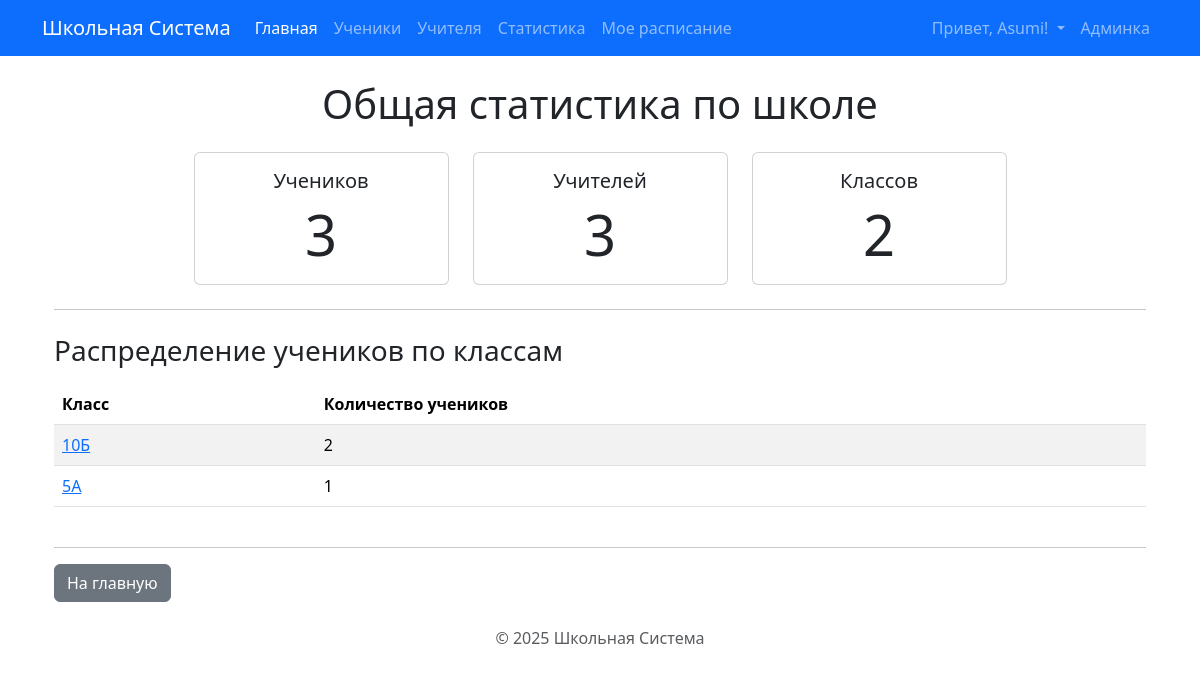
The page /statistics/ (signed in) on the database as committed earlier.
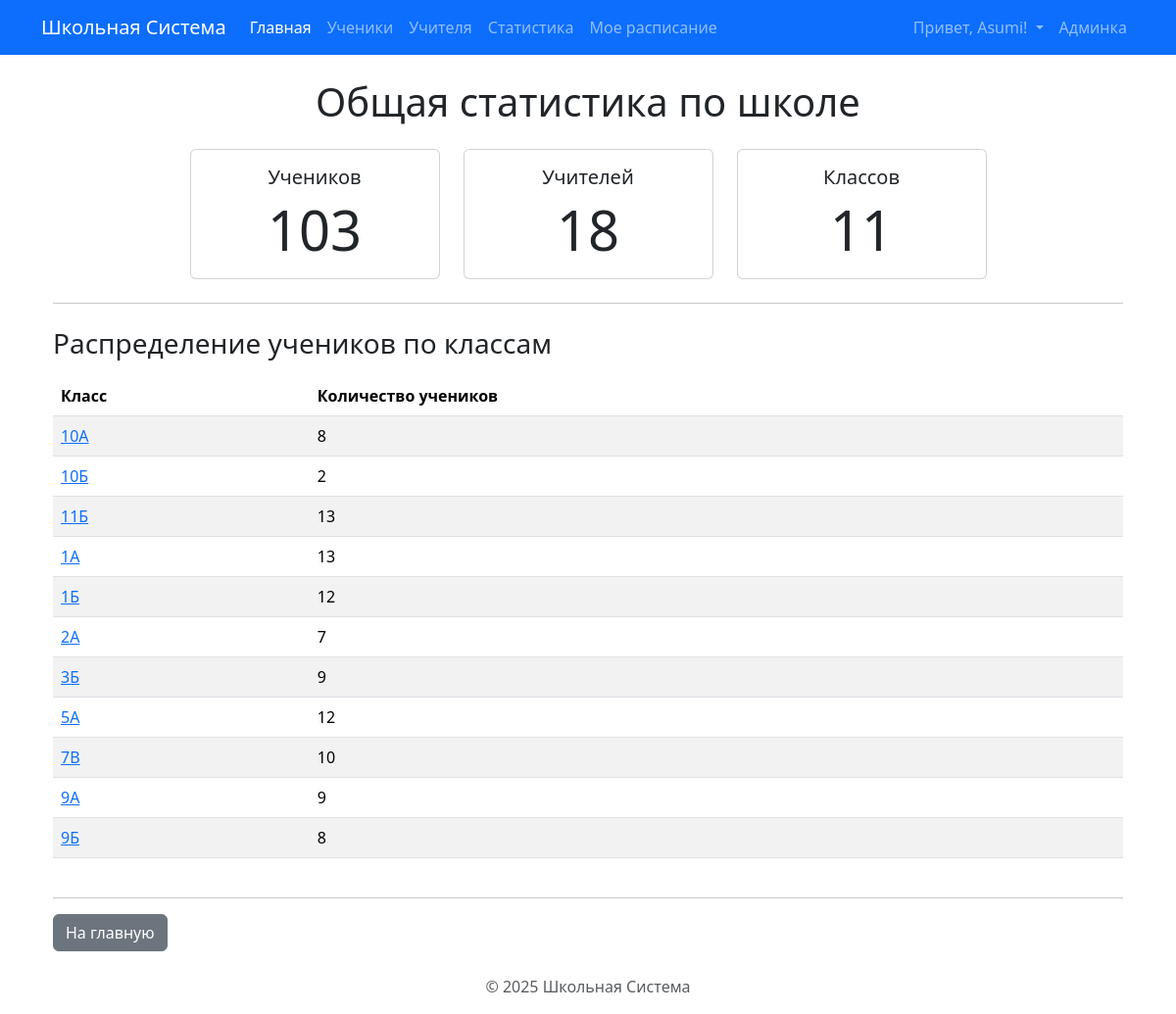
The same page on the database as committed later.
### core/models.py (models this page shows, shortened)
class Class(models.Model):
    name = models.CharField(max_length=10, unique=True, verbose_name="Название класса (н-р, 9А)")
    class_teacher = models.ForeignKey(
        Teacher,
        on_delete=models.SET_NULL, # Если учителя удалят, поле станет NULL
        null=True,
        blank=True,
        related_name='managed_classes',
        verbose_name="Классный руководитель"
    )
    class Meta:
        verbose_name = "Класс"
        verbose_name_plural = "Классы"
        ordering = ['name']

### core/views.py (the view)
# urls.py: path('statistics/', views.school_statistics, name='school_statistics'),
@login_required
@user_passes_test(is_staff_or_teacher) # Доступ только для персонала и учителей
def school_statistics(request):
    total_students = Student.objects.count()
    total_teachers = Teacher.objects.count()
    total_classes = Class.objects.count()
    students_per_class = Class.objects.annotate(
        student_count=Count('students')
    ).order_by('name') # Сортируем по имени класса
    context = {
        'total_students': total_students,
        'total_teachers': total_teachers,
        'total_classes': total_classes,
        'students_per_class': students_per_class,
        'page_title': 'Общая статистика по школе',
    }
    return render(request, 'core/school_statistics.html', context)

### core/templatetags/schedule_tags.py (called while the page is built)
@register.filter(name='in_group') # <<< Регистрируем новый фильтр
def in_group(user, group_name):
    if not user.is_authenticated:
        return False
    try:
        group = Group.objects.get(name=group_name)
        return group in user.groups.all()
    except Group.DoesNotExist:
        return False

### core/views.py (called while the page is built)
def is_staff_or_teacher(user):
    return user.is_authenticated and (user.is_staff or user.groups.filter(name='Teachers').exists())

### templates/core/school_statistics.html (shortened to what this page needs)
{% extends "base.html" %}
{% block content %}
  <div class="container mt-4 mb-4">
    <h1 class="text-center mb-4">{{ page_title }}</h1>
    <div class="row justify-content-center mb-4 text-center">
      <div class="col-md-3">
        <div class="card">
          <div class="card-body">
            <h5 class="card-title">Учеников</h5>
            <p class="card-text display-4">{{ total_students }}</p>
          </div>
        </div>
      </div>
      <div class="col-md-3">
        <div class="card">
          <div class="card-body">
            <h5 class="card-title">Учителей</h5>
            <p class="card-text display-4">{{ total_teachers }}</p>
          </div>
        </div>
      </div>
      <div class="col-md-3">
        <div class="card">
          <div class="card-body">
            <h5 class="card-title">Классов</h5>
            <p class="card-text display-4">{{ total_classes }}</p>
          </div>
        </div>
      </div>
    </div>
    <hr>
    <h3 class="mt-4 mb-3">Распределение учеников по классам</h3>
    {% if students_per_class %}
      <div class="table-responsive">
        <table class="table table-striped table-hover">
          <thead>
            <tr>
              <th scope="col">Класс</th>
              <th scope="col">Количество учеников</th>
            </tr>
          </thead>
          <tbody>
            {% for class_stat in students_per_class %}
              <tr>
                <td>
                    <a href="{% url 'core:class_list_report' class_id=class_stat.pk %}">{{ class_stat.name }}</a>
                </td>
                <td>{{ class_stat.student_count }}</td>
              </tr>
            {% endfor %}
          </tbody>
        </table>
      </div>
    {% else %}
        <div class="alert alert-info" role="alert">
            Нет данных по распределению учеников (классы отсутствуют).
        </div>
    {% endif %}
    <hr class="mt-4">
    <div class="mt-3 mb-3">
       <a href="{% url 'core:index' %}" class="btn btn-secondary">На главную</a>
    </div>
  </div>
{% endblock %}

### templates/base.html (shortened to what this page needs)
{% load static %}
{% load schedule_tags %}
<!doctype html>
<html lang="ru">
<head>
  <link href="https://cdn.jsdelivr.net/npm/bootstrap@5.3.3/dist/css/bootstrap.min.css" rel="stylesheet">
</head>
<body>
  <nav class="navbar navbar-expand-lg navbar-dark bg-primary mb-4">
    <div class="container">
      <a class="navbar-brand" href="{% url 'core:index' %}">Школьная Система</a>
      <div class="collapse navbar-collapse" id="navbarNav">
        <ul class="navbar-nav me-auto mb-2 mb-lg-0">
        <li class="nav-item">
          <a class="nav-link active" aria-current="page" href="{% url 'core:index' %}">Главная</a>
        </li>
        {% if user.is_staff or user|in_group:'Teachers' %}
          <li class="nav-item">
             <a class="nav-link" href="{% url 'core:student_list' %}">Ученики</a>
          </li>
          <li class="nav-item">
             <a class="nav-link" href="{% url 'core:teacher_list' %}">Учителя</a>
          </li>
          <li class="nav-item">
             <a class="nav-link" href="{% url 'core:school_statistics' %}">Статистика</a>
          </li>
        {% endif %}
        {% if user.is_authenticated %}
        <li class="nav-item">
          <a class="nav-link" href="{% url 'core:my_schedule' %}">Мое расписание</a>
        </li>
        {% endif %}
      </ul>
        <ul class="navbar-nav ms-auto">
            {% if user.is_authenticated %}
                <li class="nav-item dropdown">
                  <a class="nav-link dropdown-toggle" href="#" id="navbarDropdownUser" role="button" data-bs-toggle="dropdown" aria-expanded="false">
                    Привет, {{ user.username }}!
                  </a>
                </li>
                 {% if user.is_staff %}
                 <li class="nav-item">
                     <a class="nav-link" href="/admin/">Админка</a>
                 </li>
                 {% endif %}
            {% endif %}
        </ul>
      </div>
    </div>
  </nav>
  <div class="container">
    {% block content %}
    {% endblock %}
  </div>
  <footer class="mt-4 text-center text-muted">
    <p>&copy; {% now "Y" %} Школьная Система</p>
  </footer>
</body>
</html>

Rows that differ between the two databases and show on the page:
added Class: name "10А", student_count "8"
added Class: name "11Б", student_count "13"
added Class: name "1А", student_count "13"
added Class: name "1Б", student_count "12"
added Class: name "2А", student_count "7"
added Class: name "3Б", student_count "9"
computed for Class (number 8 of 11 on the later page): student_count "1" → "12"
added Class: name "7В", student_count "10"
added Class: name "9А", student_count "9"
added Class: name "9Б", student_count "8"
Other text that changed with them:
{{ total_students }}: "3" → "103"
{{ total_teachers }}: "3" → "18"
{{ total_classes }}: "2" → "11"
